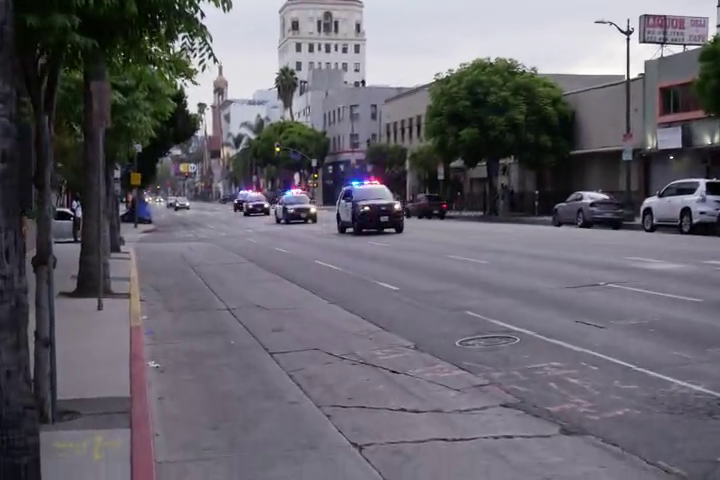
#> input picture frame 30 of final.mp4, 720 x 480 px
$ python main.py
#> lines starting #> are read from the running program, lines starting #| are printed output that depends on the picture; after the words box and inside, x2 and y2 are one past the last pixel; in counts of white or black regions, pixels touching at a corner belong together
import cv2
import numpy as np

# reading the video using video capture object
vehicle_vid = cv2.VideoCapture("C:\\Users\Rahul Jain\\Desktop\\Opencv project\\6 vehicle detector\\final.mp4")

# cascade function  to detect cars in frames
car_cascade = cv2.CascadeClassifier('C:\\Users\\Rahul Jain\\Downloads\\Car_Detection_System-master\\Car_Detection_System-master\\cars.xml')

# while loop to display frames continuously so that it will create video
while True:
    # check is a boolean data type, it returns True if python is able to read the VideoCapture()
    # frame is a numpy array, it represents one frame at a time which is captured
    check, frame = vehicle_vid.read()
#> frame is the input picture: shape (480, 720, 3); mean B, G, R 108.4, 100.2, 102.9
    # prints frames in the form of numpy array
    print(frame)
#> (printed output is left out)
    # converts one frame at a time to a grayscale image
    gray = cv2.cvtColor(frame, cv2.COLOR_BGR2GRAY)
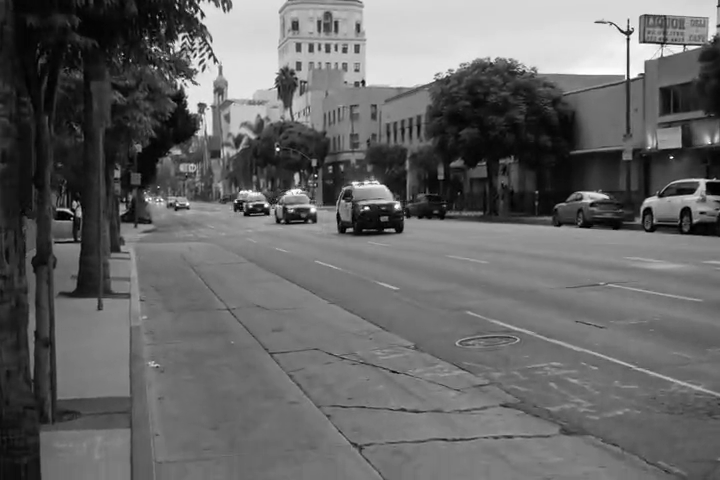
#> gray: shape (480, 720); min 0, max 255, mean 101.9
    cars = car_cascade.detectMultiScale(gray,1.05,5)
#> cars = [[169, 192, 26, 26], [654, 162, 47, 47], [227, 178, 54, 54], [262, 175, 69, 69], [551, 159, 102, 102], [316, 156, 108, 108]]

    # this function is used to create a rectangular box around the detected cars, co-ordinates, color of rectangle are mentioned
    for x,y,w,h in cars:
        cv2.rectangle(frame, (x,y),(x+w,y+h),(0,0,255),2)

        # function to display frames of video
        cv2.imshow("Vehichle detection", frame)
#> this loop made 6 passes
#> pass 2, `cv2.imshow("Vehichle detection", frame)`:
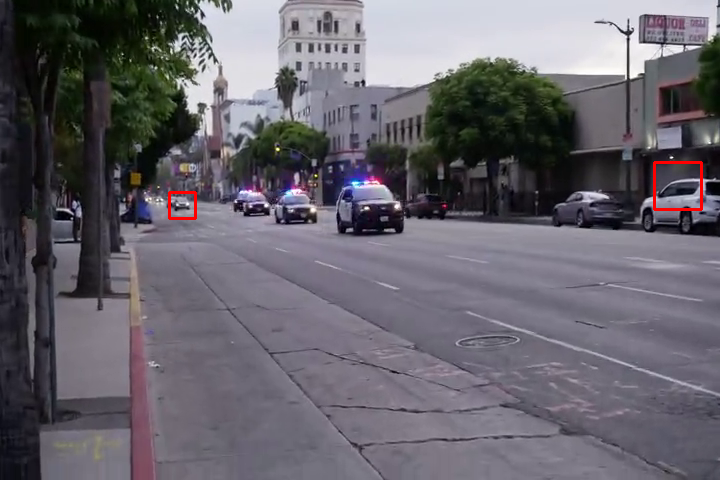
#> window 'Vehichle detection': shape (480, 720, 3); mean B, G, R 108.1, 100, 103.3
#> after the loop:
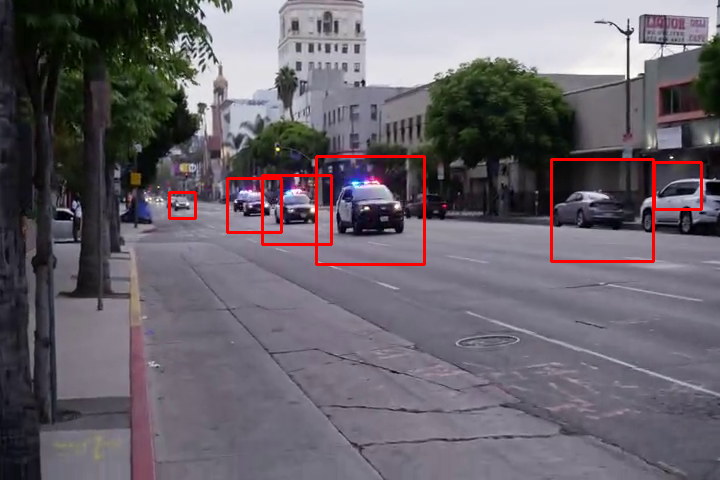
#> frame: shape (480, 720, 3); 1.36% of pixels changed, all inside (x1, y1, x2, y2) = (168, 155, 703, 266)


    # in case of image we use waitkey function to display an image for specific time
    # in case of video image means frame, and since it is in loop after 1 frame goes 2nd frame comes continuously.
    key = cv2.waitKey(1)
#> (key x is pressed here)


    # if statement to close the window using key x
    if key == ord('x'):
        break


vehicle_vid.release()

$ run again, starting later in the video
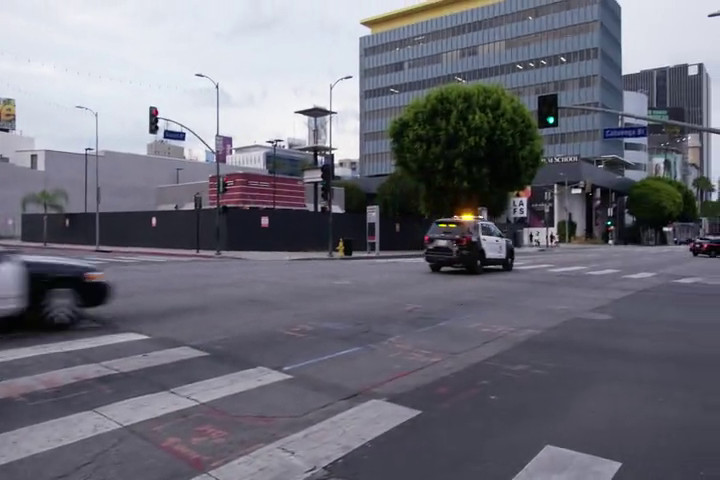
#> input picture frame 136 of final.mp4, 720 x 480 px
#> frame is the input picture: shape (480, 720, 3); mean B, G, R 120.7, 110, 110.1
#> (printed output is left out)
#> `gray = cv2.cvtColor(frame, cv2.COLOR_BGR2GRAY)`:
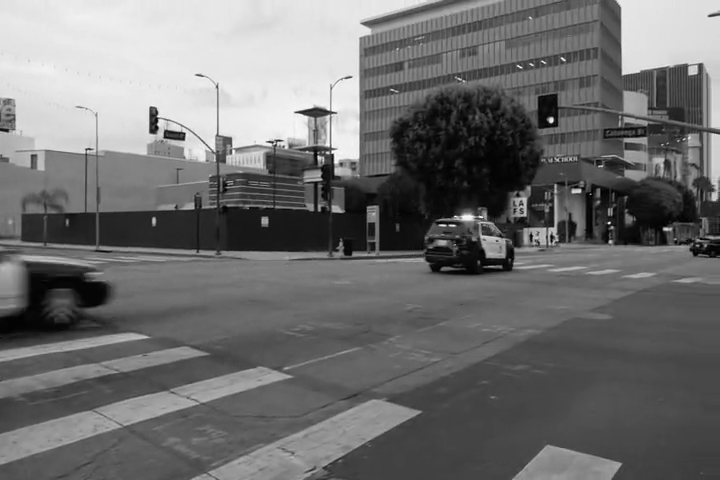
#> gray: shape (480, 720); min 0, max 255, mean 111.2
#> cars = [[412, 190, 120, 120]]
#> the loop `for x,y,w,h in cars:` made 1 pass
#> pass 1, `cv2.imshow("Vehichle detection", frame)`:
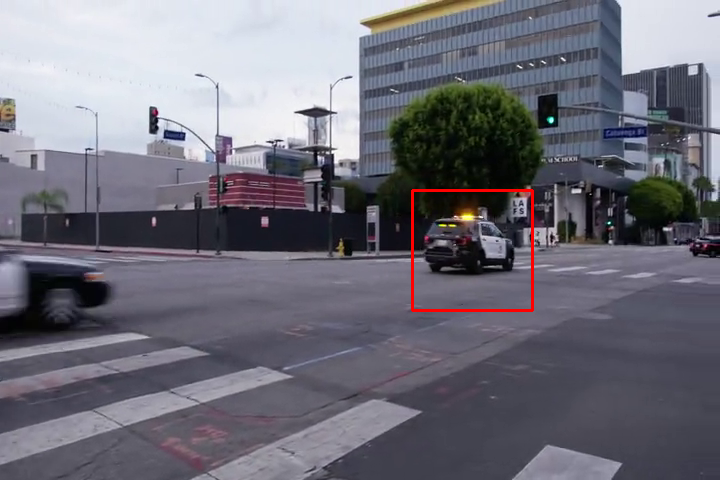
#> window 'Vehichle detection': shape (480, 720, 3); mean B, G, R 120.4, 109.7, 110.9

$ run again, starting later in the video
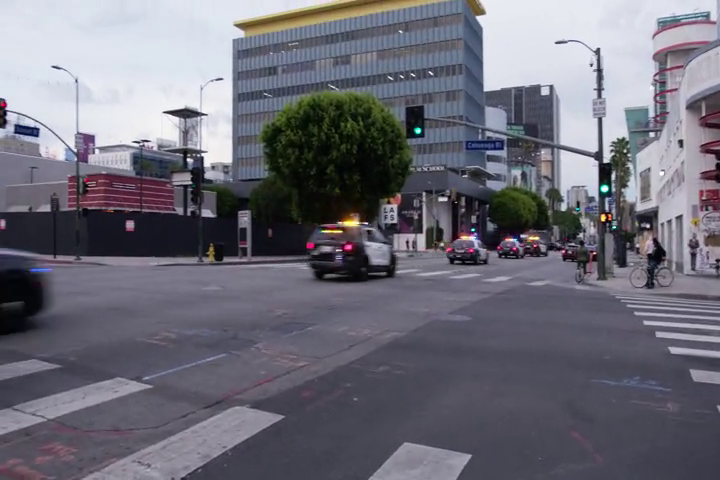
#> input picture frame 243 of final.mp4, 720 x 480 px
#> frame is the input picture: shape (480, 720, 3); mean B, G, R 119.7, 108.9, 109.9
#> (printed output is left out)
#> `gray = cv2.cvtColor(frame, cv2.COLOR_BGR2GRAY)`:
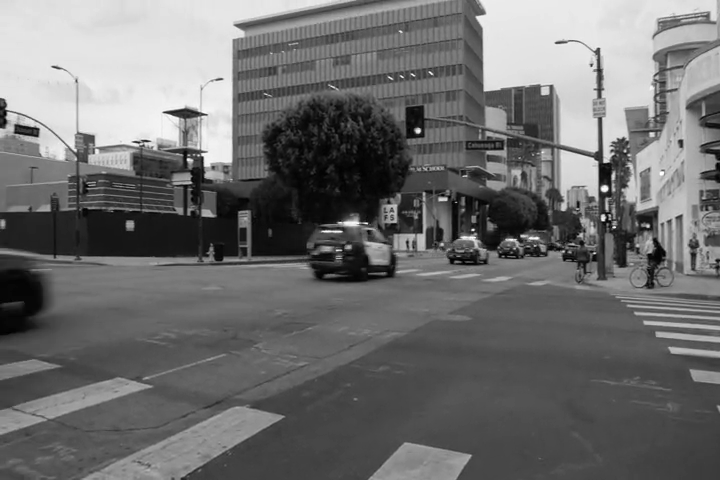
#> gray: shape (480, 720); min 0, max 255, mean 110.4
#> cars = [[500, 219, 56, 56], [486, 227, 45, 45], [437, 225, 56, 56], [288, 192, 127, 127]]
#> the loop `for x,y,w,h in cars:` made 4 passes
#> after the loop `for x,y,w,h in cars:`:
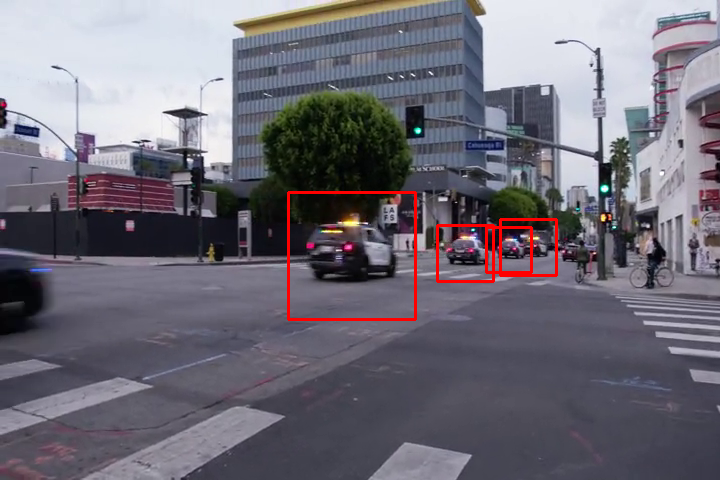
#> frame: shape (480, 720, 3); 0.97% of pixels changed, all inside (x1, y1, x2, y2) = (287, 191, 558, 321)
